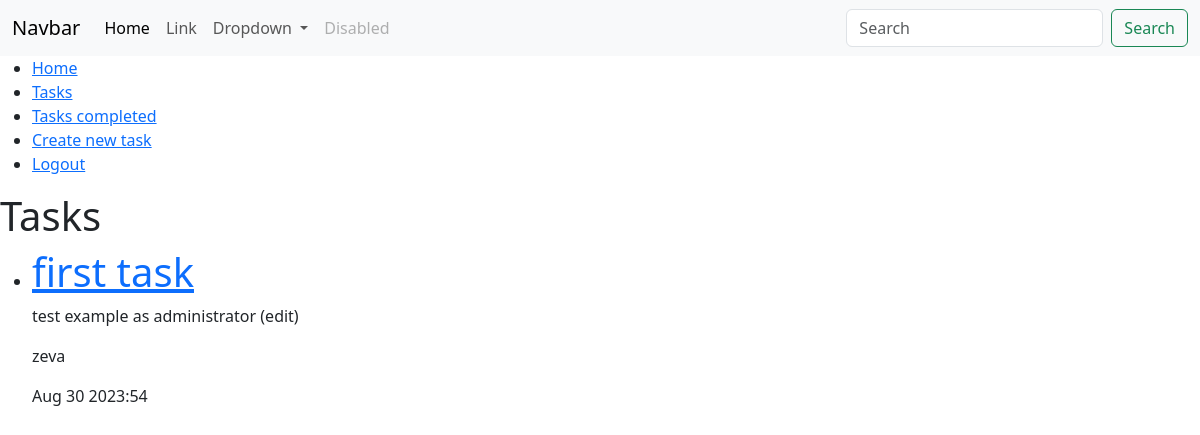
Before: /tasks/completed/ (signed in) with the older database file.
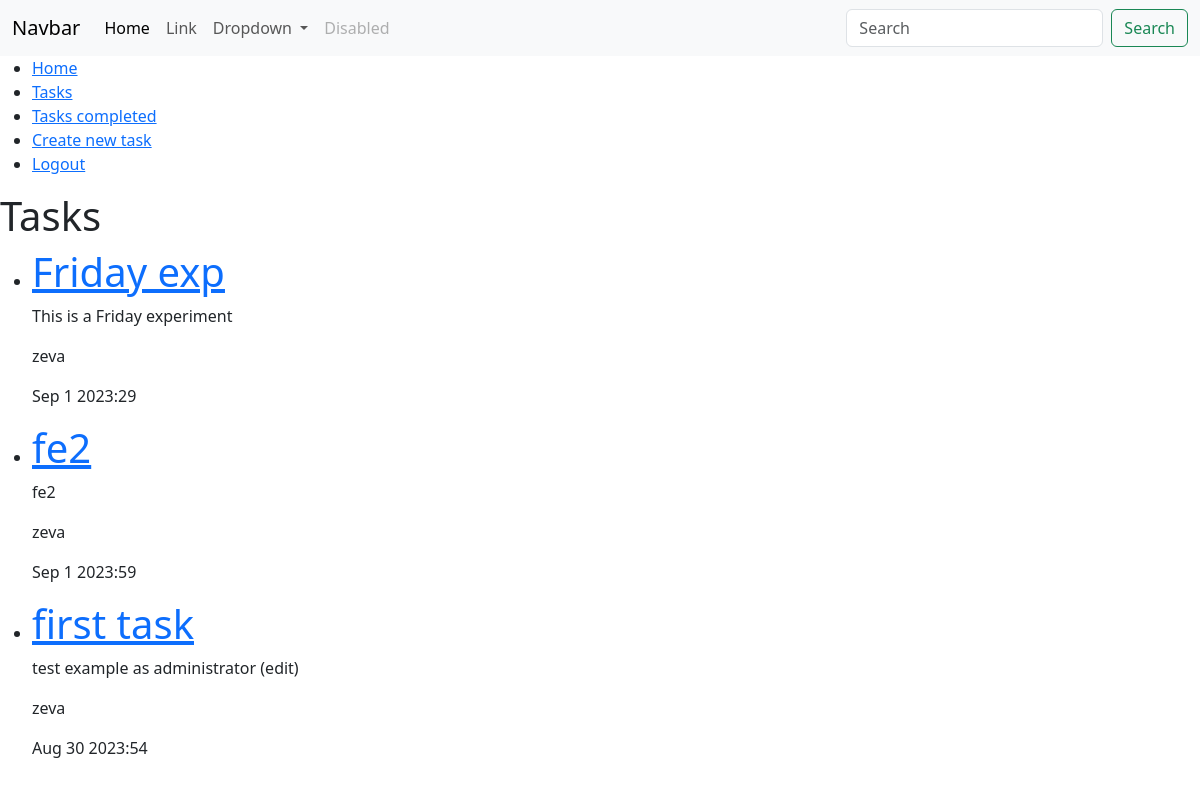
After: the same page with the newer database file.
### task/models.py (models this page shows, shortened)
class Task(models.Model):
    title = models.CharField(max_length=100)
    description = models.TextField(blank=True)
    created = models.DateTimeField(auto_now_add=True)
    datecompleted = models.DateTimeField(null=True, blank=True)
    important = models.BooleanField(default=False)
    user = models.ForeignKey(User, on_delete=models.CASCADE)

### task/views.py (the view)
# urls.py: path('tasks/completed/', views.tasks_completed, name="tasks_completed"),
@login_required
def tasks_completed(request):
    tasks = Task.objects.filter(user=request.user, datecompleted__isnull=False).order_by('-datecompleted')
    return render(request, "tasks.html", {
        'tasks': tasks
    })

### task/templates/tasks.html
{% extends 'base.html' %}
{% block content %}
<h1>Tasks</h1>
<ul>
    {% for task in tasks %}
    <li>
        <a href="{% url 'task_details' task.id %}"><h1>{{task.title}}</h1></a>
        <p>{{task.description}}</p>
        <p>{{task.user.username}}</p>
        <p>{{task.datecompleted|date:'M j Y:i'}}</p>
    </li>
    {% endfor %}
</ul>
{% endblock %}

### task/templates/base.html (shortened to what this page needs)
<!DOCTYPE html>
<html lang="en">
<head>
    <link href="https://cdn.jsdelivr.net/npm/bootstrap@5.3.1/dist/css/bootstrap.min.css" rel="stylesheet">
</head>
<body>
    <nav class="navbar navbar-expand-lg bg-body-tertiary bg-dark">
  <div class="container-fluid">
    <a class="navbar-brand" href="#">Navbar</a>
    <div class="collapse navbar-collapse" id="navbarSupportedContent">
      <ul class="navbar-nav me-auto mb-2 mb-lg-0">
        <li class="nav-item">
          <a class="nav-link active" aria-current="page" href="#">Home</a>
        </li>
        <li class="nav-item">
          <a class="nav-link" href="#">Link</a>
        </li>
        <li class="nav-item dropdown">
          <a class="nav-link dropdown-toggle" href="#" role="button" data-bs-toggle="dropdown" aria-expanded="false">
            Dropdown
          </a>
        </li>
        <li class="nav-item">
          <a class="nav-link disabled" aria-disabled="true">Disabled</a>
        </li>
      </ul>
      <form class="d-flex" role="search">
        <input class="form-control me-2" type="search" placeholder="Search" aria-label="Search">
        <button class="btn btn-outline-success" type="submit">Search</button>
      </form>
    </div>
  </div>
</nav>
    <nav>
        <ul>
            <li>
                <a hreF="/">Home</a>
            </li>
            {% if user.is_authenticated %}
                <li>
                    <a href="{% url 'tasks' %}">Tasks</a>
                </li>
                <li>
                    <a href="/tasks/completed">Tasks completed</a>
                </li>
                <li>
                    <a href=/tasks/create>Create new task</a>
                </li>
                <li>
                    <a href="/logout">Logout</a>
                </li>
            {% endif %}
        </ul>
    </nav>
    {% block content %}
    {% endblock %}
</body>
</html>

Changed rows visible on the page:
added Task: title "Friday exp", description "This is a Friday experiment", user.username "zeva", datecompleted "Sep 1 2023:29"
added Task: title "fe2", description "fe2", user.username "zeva", datecompleted "Sep 1 2023:59"
